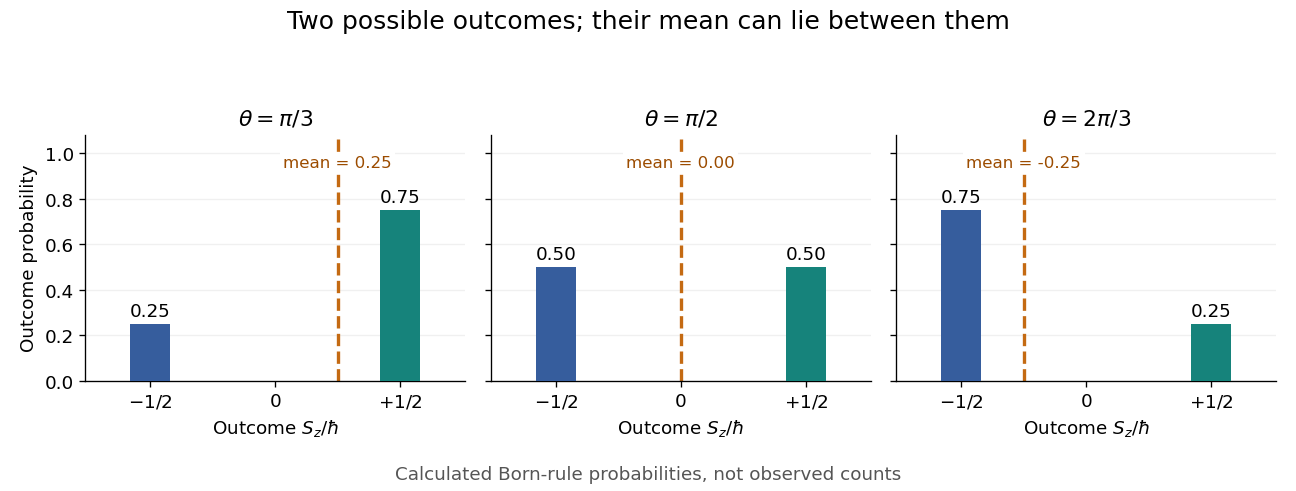

Write the Python code that produced this figure.
"""Plot calculated spin-half outcome probabilities; tested with Python 3.14.

Run from _media; requires the root pyproject.toml NumPy/Matplotlib environment.
"""

from pathlib import Path

import matplotlib.pyplot as plt
import numpy as np


def main():
    plt.rcParams.update({"font.size": 11, "axes.spines.top": False,
                         "axes.spines.right": False, "figure.facecolor": "white"})
    angles = (np.pi / 3, np.pi / 2, 2 * np.pi / 3)
    labels = (r"$\theta=\pi/3$", r"$\theta=\pi/2$", r"$\theta=2\pi/3$")
    fig, axes = plt.subplots(1, 3, figsize=(10.8, 4.1), sharey=True)
    for ax, theta, label in zip(axes, angles, labels):
        probabilities = np.array([np.sin(theta / 2)**2, np.cos(theta / 2)**2])
        mean = np.cos(theta) / 2
        ax.bar([-0.5, 0.5], probabilities, width=0.16,
               color=["#365d9d", "#16837b"], zorder=3)
        for x, p in zip([-0.5, 0.5], probabilities):
            ax.text(x, p + 0.035, f"{p:.2f}", ha="center")
        ax.axvline(mean, color="#c46a12", linestyle="--", linewidth=2)
        ax.text(mean, 0.99, f"mean = {mean:.2f}", ha="center",
                va="top", color="#9c4c00", fontsize=10,
                bbox={"facecolor": "white", "edgecolor": "none", "pad": 2})
        ax.set(title=label, xlim=(-0.76, 0.76), ylim=(0, 1.08),
               xlabel=r"Outcome $S_z/\hbar$")
        ax.set_xticks([-0.5, 0, 0.5], [r"$-1/2$", "0", r"$+1/2$"])
        ax.grid(axis="y", alpha=0.18, zorder=0)
    axes[0].set_ylabel("Outcome probability")
    fig.suptitle("Two possible outcomes; their mean can lie between them", fontsize=15)
    fig.text(0.5, 0.025, "Calculated Born-rule probabilities, not observed counts",
             ha="center", color="#555555")
    fig.tight_layout(rect=(0, 0.06, 1, 0.91))
    fig.savefig(Path(__file__).with_suffix(".png").name, dpi=120,
                facecolor="white", transparent=False)
    plt.close(fig)


if __name__ == "__main__":
    main()
